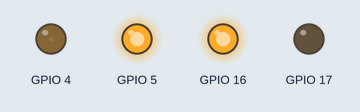
This sketch was run on a simulated ESP32. Parts: output pins drawn as LEDs (lit = HIGH).

Above: at 0.1 s.
At 0.7 s:
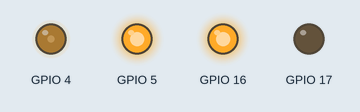
At 1.3 s:
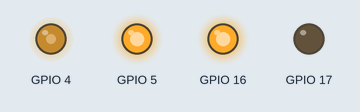
At 2.6 s:
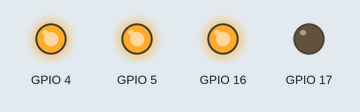
At 5.7 s:
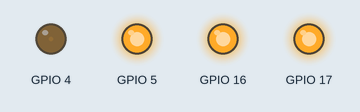
At 8.5 s:
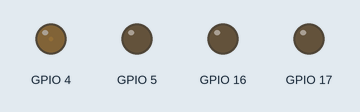
Timing chart, 0 to 10.0 s (numbered marks = the images above):
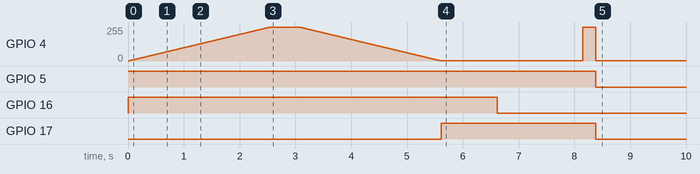

The sketch:

H_bridge_esp32.ino
```cpp
void setup() {
  pinMode(4,OUTPUT);
  pinMode(16,OUTPUT);
  pinMode(17,OUTPUT);
  pinMode(5,OUTPUT);

  digitalWrite(5,HIGH);
  digitalWrite(16,HIGH);

  for(int i=0;i<=255;i++){
    analogWrite(4,i);
    delay(10);
  }
  delay(500);
  for(int i=255;i>0;i--){
    analogWrite(4,i);
    delay(10);
  }
  digitalWrite(16,HIGH);

  digitalWrite(17,HIGH);

  delay(1000);
  digitalWrite(16,LOW);

  for(int i=0;i<=255;i++){
    analogWrite(4,i);
    delay(6);
  }
  delay(100);
  for(int i=127;i>0;i--){
    analogWrite(4,i*2);
    delay(1);
  }
  digitalWrite(17,LOW);
  digitalWrite(5,LOW);

}

void loop() {
  // put your main code here, to run repeatedly:

}
```
